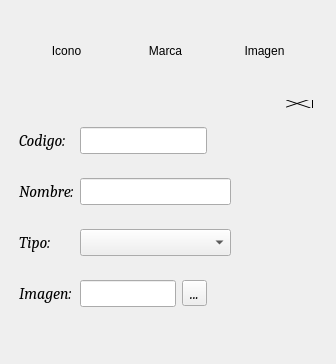
<?xml version="1.0" encoding="UTF-8"?>
<ui version="4.0">
 <class>FormClienteTipo</class>
 <widget class="QDialog" name="FormClienteTipo">
  <property name="geometry">
   <rect>
    <x>0</x>
    <y>0</y>
    <width>336</width>
    <height>364</height>
   </rect>
  </property>
  <property name="windowTitle">
   <string>Dialog</string>
  </property>
  <widget class="QWidget" name="layoutWidget">
   <property name="geometry">
    <rect>
     <x>20</x>
     <y>10</y>
     <width>291</width>
     <height>82</height>
    </rect>
   </property>
   <layout class="QHBoxLayout" name="horizontalLayout">
    <property name="topMargin">
     <number>0</number>
    </property>
    <item>
     <widget class="QLabel" name="label_6">
      <property name="minimumSize">
       <size>
        <width>60</width>
        <height>80</height>
       </size>
      </property>
      <property name="text">
       <string>Icono</string>
      </property>
      <property name="alignment">
       <set>Qt::AlignCenter</set>
      </property>
     </widget>
    </item>
    <item>
     <widget class="QLabel" name="label_4">
      <property name="minimumSize">
       <size>
        <width>60</width>
        <height>80</height>
       </size>
      </property>
      <property name="text">
       <string>Marca</string>
      </property>
      <property name="alignment">
       <set>Qt::AlignCenter</set>
      </property>
     </widget>
    </item>
    <item>
     <widget class="QLabel" name="LabelImage">
      <property name="minimumSize">
       <size>
        <width>60</width>
        <height>80</height>
       </size>
      </property>
      <property name="text">
       <string>Imagen</string>
      </property>
      <property name="alignment">
       <set>Qt::AlignCenter</set>
      </property>
     </widget>
    </item>
   </layout>
  </widget>
  <widget class="QTabWidget" name="tabWidget">
   <property name="geometry">
    <rect>
     <x>10</x>
     <y>100</y>
     <width>303</width>
     <height>236</height>
    </rect>
   </property>
   <property name="font">
    <font>
     <family>Cambria</family>
     <pointsize>12</pointsize>
     <weight>50</weight>
     <italic>true</italic>
     <bold>false</bold>
    </font>
   </property>
   <property name="autoFillBackground">
    <bool>false</bool>
   </property>
   <property name="styleSheet">
    <string notr="true">
QTabWidget::pane { 
font: bold 14px;
   background: transparent; 
  margin: 0px,0px,0px,0px;
   border: 0px solid transparent;  
  }

QTabBar::tab {
    background: transparent;
    border: 2px solid transparent;
    border-bottom-color: transparent; /* same as the pane color */
    border-top-left-radius: 4px;
    border-top-right-radius: 4px;
    min-width: 8ex;
    padding: 2px;
}

</string>
   </property>
   <property name="tabPosition">
    <enum>QTabWidget::East</enum>
   </property>
   <property name="tabShape">
    <enum>QTabWidget::Triangular</enum>
   </property>
   <property name="currentIndex">
    <number>0</number>
   </property>
   <property name="iconSize">
    <size>
     <width>40</width>
     <height>40</height>
    </size>
   </property>
   <property name="elideMode">
    <enum>Qt::ElideMiddle</enum>
   </property>
   <property name="usesScrollButtons">
    <bool>true</bool>
   </property>
   <property name="documentMode">
    <bool>false</bool>
   </property>
   <property name="tabsClosable">
    <bool>false</bool>
   </property>
   <property name="movable">
    <bool>false</bool>
   </property>
   <widget class="QWidget" name="tab">
    <attribute name="icon">
     <iconset resource="../Recursos.qrc">
      <normaloff>:/Imagenes/iconos/add.png</normaloff>:/Imagenes/iconos/add.png</iconset>
    </attribute>
    <attribute name="title">
     <string/>
    </attribute>
    <layout class="QHBoxLayout" name="horizontalLayout_2">
     <item>
      <layout class="QGridLayout" name="gridLayout_2">
       <item row="3" column="0">
        <widget class="QLabel" name="label_3">
         <property name="font">
          <font>
           <family>Cambria</family>
           <pointsize>12</pointsize>
           <italic>true</italic>
          </font>
         </property>
         <property name="text">
          <string>Imagen:</string>
         </property>
        </widget>
       </item>
       <item row="3" column="3" colspan="2">
        <widget class="QToolButton" name="ButtonArchivoImagen">
         <property name="font">
          <font>
           <family>Cambria</family>
           <pointsize>12</pointsize>
           <italic>true</italic>
          </font>
         </property>
         <property name="text">
          <string>...</string>
         </property>
        </widget>
       </item>
       <item row="1" column="0">
        <widget class="QLabel" name="label_2">
         <property name="font">
          <font>
           <family>Cambria</family>
           <pointsize>12</pointsize>
           <italic>true</italic>
          </font>
         </property>
         <property name="text">
          <string>Nombre:</string>
         </property>
        </widget>
       </item>
       <item row="0" column="0">
        <widget class="QLabel" name="label">
         <property name="font">
          <font>
           <family>Cambria</family>
           <pointsize>12</pointsize>
           <italic>true</italic>
          </font>
         </property>
         <property name="text">
          <string>Codigo:</string>
         </property>
        </widget>
       </item>
       <item row="0" column="1" colspan="3">
        <widget class="QLineEdit" name="LineCodigo">
         <property name="font">
          <font>
           <family>Cambria</family>
           <pointsize>12</pointsize>
           <italic>true</italic>
          </font>
         </property>
         <property name="inputMethodHints">
          <set>Qt::ImhNone</set>
         </property>
         <property name="readOnly">
          <bool>true</bool>
         </property>
        </widget>
       </item>
       <item row="3" column="1" colspan="2">
        <widget class="QLineEdit" name="LineImagen">
         <property name="font">
          <font>
           <family>Cambria</family>
           <pointsize>12</pointsize>
           <italic>true</italic>
          </font>
         </property>
         <property name="readOnly">
          <bool>true</bool>
         </property>
        </widget>
       </item>
       <item row="1" column="1" colspan="4">
        <widget class="QLineEdit" name="LineNombre">
         <property name="font">
          <font>
           <family>Cambria</family>
           <pointsize>12</pointsize>
           <italic>true</italic>
          </font>
         </property>
         <property name="inputMethodHints">
          <set>Qt::ImhFormattedNumbersOnly</set>
         </property>
        </widget>
       </item>
       <item row="0" column="4">
        <spacer name="horizontalSpacer">
         <property name="orientation">
          <enum>Qt::Horizontal</enum>
         </property>
         <property name="sizeType">
          <enum>QSizePolicy::Fixed</enum>
         </property>
         <property name="sizeHint" stdset="0">
          <size>
           <width>18</width>
           <height>20</height>
          </size>
         </property>
        </spacer>
       </item>
       <item row="2" column="0">
        <widget class="QLabel" name="label_9">
         <property name="font">
          <font>
           <family>Cambria</family>
           <pointsize>12</pointsize>
           <italic>true</italic>
          </font>
         </property>
         <property name="text">
          <string>Tipo:</string>
         </property>
        </widget>
       </item>
       <item row="2" column="1" colspan="4">
        <widget class="QComboBox" name="ComboTipo">
         <property name="font">
          <font>
           <family>Cambria</family>
           <pointsize>12</pointsize>
           <italic>true</italic>
          </font>
         </property>
         <item>
          <property name="text">
           <string/>
          </property>
         </item>
         <item>
          <property name="text">
           <string>Simple</string>
          </property>
         </item>
         <item>
          <property name="text">
           <string>Compuesto</string>
          </property>
         </item>
        </widget>
       </item>
      </layout>
     </item>
     <item>
      <layout class="QVBoxLayout" name="verticalLayout_2">
       <property name="leftMargin">
        <number>0</number>
       </property>
       <item>
        <widget class="QPushButton" name="ButtonGuardar">
         <property name="text">
          <string/>
         </property>
         <property name="icon">
          <iconset resource="../Recursos.qrc">
           <normaloff>:/Imagenes/iconos/guardar.png</normaloff>:/Imagenes/iconos/guardar.png</iconset>
         </property>
         <property name="iconSize">
          <size>
           <width>40</width>
           <height>40</height>
          </size>
         </property>
         <property name="autoDefault">
          <bool>false</bool>
         </property>
         <property name="flat">
          <bool>true</bool>
         </property>
        </widget>
       </item>
       <item>
        <widget class="QPushButton" name="ButtonModificar">
         <property name="text">
          <string/>
         </property>
         <property name="icon">
          <iconset resource="../Recursos.qrc">
           <normaloff>:/Imagenes/iconos/editar.png</normaloff>:/Imagenes/iconos/editar.png</iconset>
         </property>
         <property name="iconSize">
          <size>
           <width>40</width>
           <height>40</height>
          </size>
         </property>
         <property name="autoDefault">
          <bool>false</bool>
         </property>
         <property name="default">
          <bool>false</bool>
         </property>
         <property name="flat">
          <bool>true</bool>
         </property>
        </widget>
       </item>
       <item>
        <widget class="QPushButton" name="ButtonEliminar">
         <property name="text">
          <string/>
         </property>
         <property name="icon">
          <iconset resource="../Recursos.qrc">
           <normaloff>:/Imagenes/iconos/delete.png</normaloff>:/Imagenes/iconos/delete.png</iconset>
         </property>
         <property name="iconSize">
          <size>
           <width>40</width>
           <height>40</height>
          </size>
         </property>
         <property name="flat">
          <bool>true</bool>
         </property>
        </widget>
       </item>
       <item>
        <widget class="QPushButton" name="ButtonRegresar">
         <property name="text">
          <string/>
         </property>
         <property name="icon">
          <iconset resource="../Recursos.qrc">
           <normaloff>:/Imagenes/iconos/izquierda.png</normaloff>:/Imagenes/iconos/izquierda.png</iconset>
         </property>
         <property name="iconSize">
          <size>
           <width>40</width>
           <height>40</height>
          </size>
         </property>
         <property name="flat">
          <bool>true</bool>
         </property>
        </widget>
       </item>
      </layout>
     </item>
    </layout>
   </widget>
  </widget>
 </widget>
 <resources>
  <include location="../Recursos.qrc"/>
 </resources>
 <connections/>
</ui>
